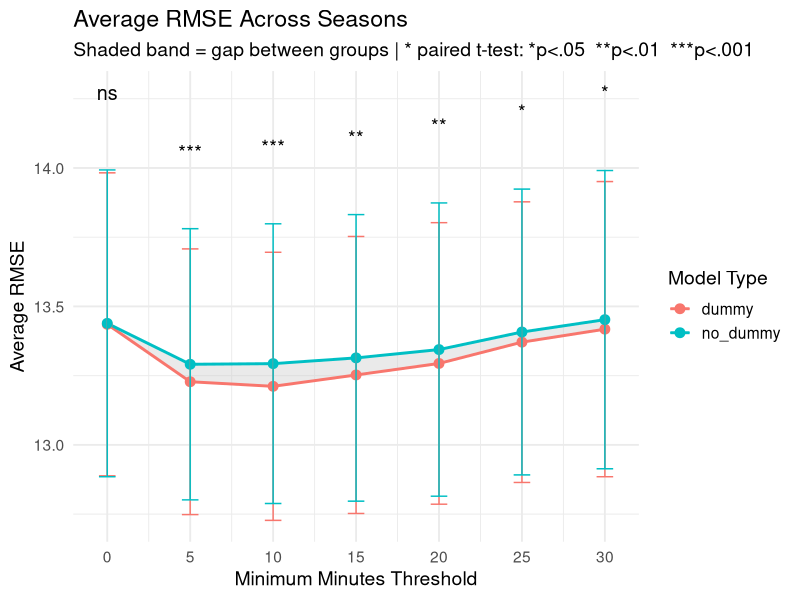
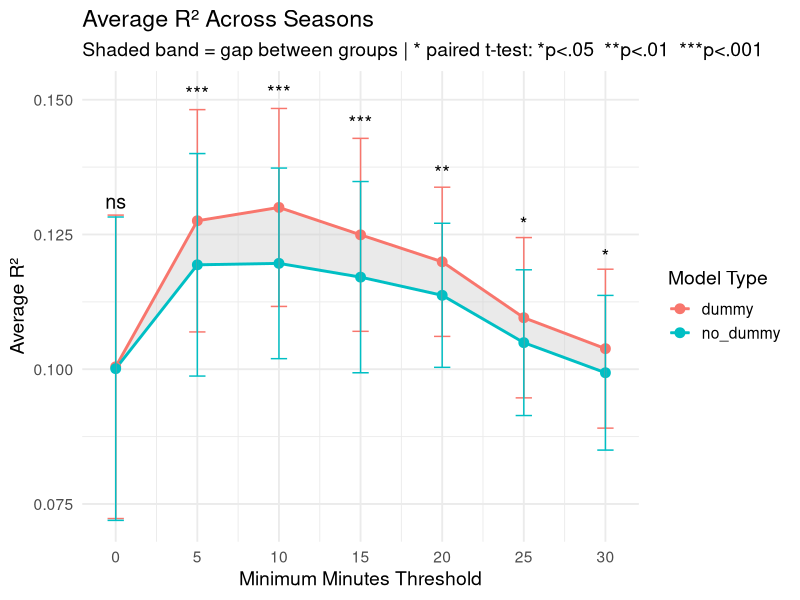
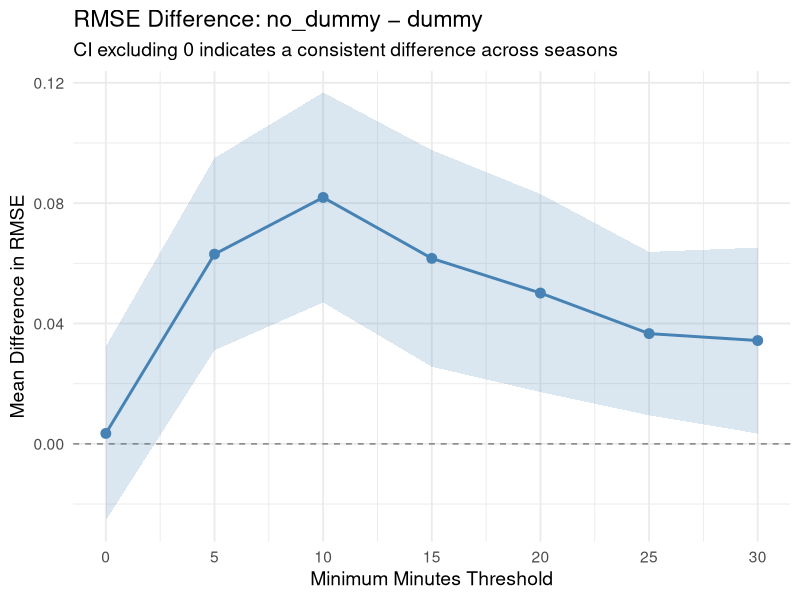
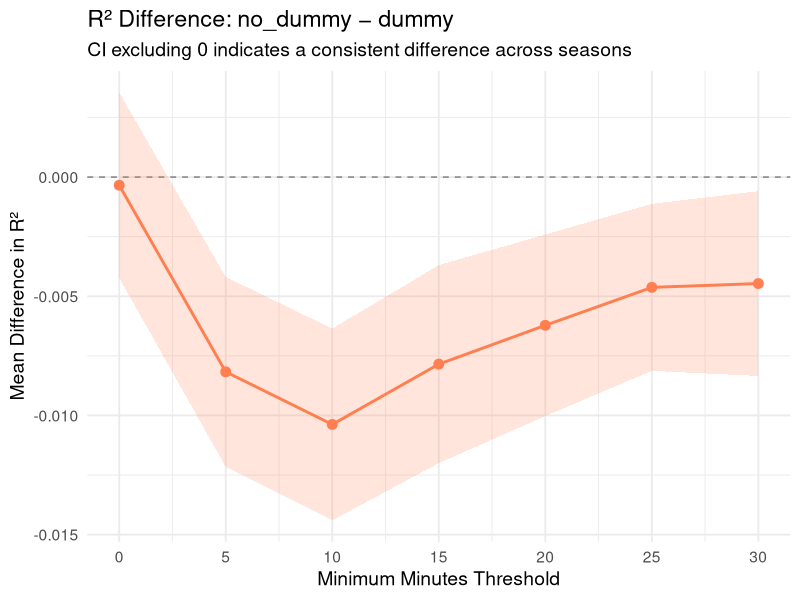
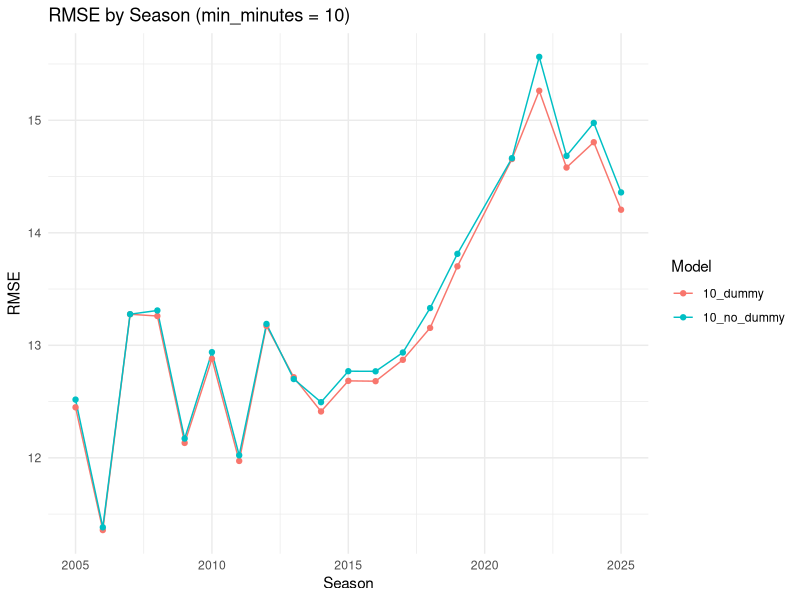
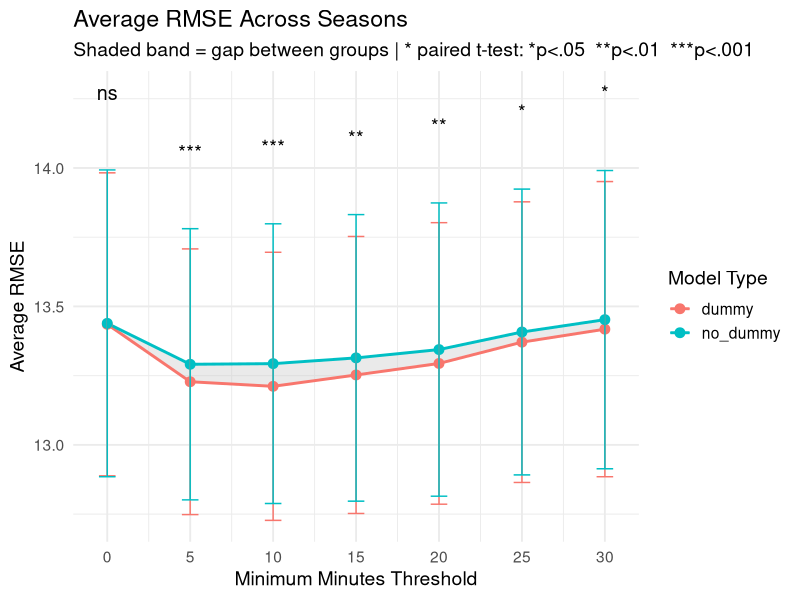
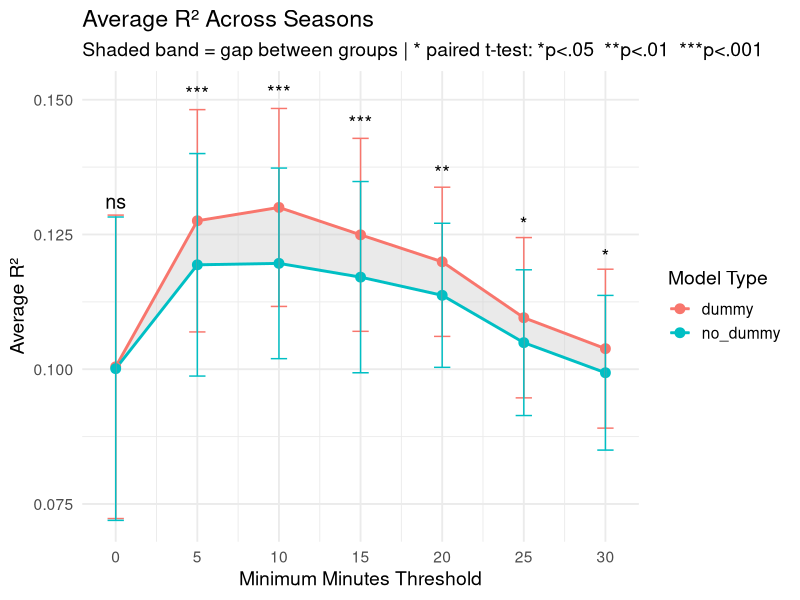
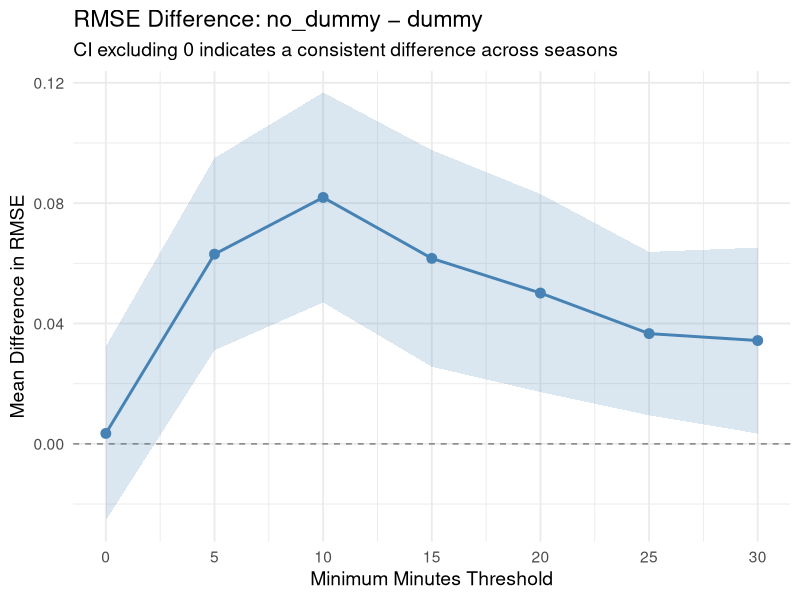

Write the R code that produced these figures, in order.
library(tidyverse)

# -----------------------------
# Load data
# -----------------------------
results <- read_csv("May_27_Model_Results.csv")


# -----------------------------
# Summary Table
# -----------------------------
summary_table <- results %>%
  group_by(model_type, min_minutes) %>%
  summarise(
    mean_RMSE = sprintf("%.2f", mean(RMSE, na.rm = TRUE)),
    sd_RMSE   = round(sd(RMSE, na.rm = TRUE), 2),
    mean_R2   = round(mean(R2, na.rm = TRUE), 3),
    sd_R2     = round(sd(R2, na.rm = TRUE), 3),
    n = n(),
    .groups = "drop"
  )

# -----------------------------
# Summarize across seasons
# -----------------------------
summary_results <- results %>%
  group_by(model_type, min_minutes) %>%
  summarise(
    mean_RMSE = mean(RMSE, na.rm = TRUE),
    sd_RMSE   = sd(RMSE, na.rm = TRUE),
    se_RMSE   = sd_RMSE / sqrt(n()),
    ci_RMSE   = qt(0.975, df = n() - 1) * se_RMSE,
    mean_R2   = mean(R2, na.rm = TRUE),
    sd_R2     = sd(R2, na.rm = TRUE),
    se_R2     = sd_R2 / sqrt(n()),
    ci_R2     = qt(0.975, df = n() - 1) * se_R2,
    n = n(),
    .groups = "drop"
  )

# -----------------------------
# Compute paired differences
# -----------------------------
diff_results <- results %>%
  select(season, model_type, min_minutes, RMSE, R2) %>%
  pivot_wider(names_from = model_type, values_from = c(RMSE, R2)) %>%
  mutate(
    diff_RMSE = RMSE_no_dummy - RMSE_dummy,
    diff_R2   = R2_no_dummy   - R2_dummy
  )

diff_summary <- diff_results %>%
  group_by(min_minutes) %>%
  summarise(
    mean_diff_RMSE = mean(diff_RMSE, na.rm = TRUE),
    se_diff_RMSE   = sd(diff_RMSE, na.rm = TRUE) / sqrt(n()),
    ci_diff_RMSE   = qt(0.975, df = n() - 1) * se_diff_RMSE,
    mean_diff_R2   = mean(diff_R2, na.rm = TRUE),
    se_diff_R2     = sd(diff_R2, na.rm = TRUE) / sqrt(n()),
    ci_diff_R2     = qt(0.975, df = n() - 1) * se_diff_R2,
    .groups = "drop"
  )

# -----------------------------
# Paired t-tests + significance labels
# -----------------------------
sig_results <- diff_results %>%
  group_by(min_minutes) %>%
  summarise(
    p_RMSE = t.test(diff_RMSE)$p.value,
    p_R2   = t.test(diff_R2)$p.value,
    .groups = "drop"
  ) %>%
  mutate(
    label_RMSE = case_when(
      p_RMSE < 0.001 ~ "***",
      p_RMSE < 0.01  ~ "**",
      p_RMSE < 0.05  ~ "*",
      TRUE           ~ "ns"
    ),
    label_R2 = case_when(
      p_R2 < 0.001 ~ "***",
      p_R2 < 0.01  ~ "**",
      p_R2 < 0.05  ~ "*",
      TRUE         ~ "ns"
    )
  )

# -----------------------------
# Ribbon data (gap between groups)
# -----------------------------
ribbon_data <- summary_results %>%
  select(model_type, min_minutes, mean_RMSE, mean_R2) %>%
  pivot_wider(names_from = model_type, values_from = c(mean_RMSE, mean_R2))

# -----------------------------
# Significance label positions
# -----------------------------
upper_env_RMSE <- summary_results %>%
  group_by(min_minutes) %>%
  summarise(label_y = max(mean_RMSE + ci_RMSE) * 1.02, .groups = "drop") %>%
  left_join(sig_results %>% select(min_minutes, label_RMSE), by = "min_minutes")

upper_env_R2 <- summary_results %>%
  group_by(min_minutes) %>%
  summarise(label_y = max(mean_R2 + ci_R2) * 1.02, .groups = "drop") %>%
  left_join(sig_results %>% select(min_minutes, label_R2), by = "min_minutes")

# -----------------------------
# Plot 1: RMSE with ribbon + significance
# -----------------------------
rmse_plot <- ggplot(summary_results, aes(x = min_minutes, y = mean_RMSE, color = model_type)) +
  geom_ribbon(
    data = ribbon_data,
    aes(x = min_minutes, ymin = mean_RMSE_dummy, ymax = mean_RMSE_no_dummy),
    inherit.aes = FALSE,
    fill = "gray80", alpha = 0.4
  ) +
  geom_line(linewidth = 1) +
  geom_point(size = 3) +
  geom_errorbar(aes(ymin = mean_RMSE - ci_RMSE, ymax = mean_RMSE + ci_RMSE), width = 1) +
  geom_text(
    data = upper_env_RMSE,
    aes(x = min_minutes, y = label_y, label = label_RMSE),
    inherit.aes = FALSE, size = 5, color = "black"
  ) +
  scale_x_continuous(breaks = seq(0, 30, by = 5)) +
  labs(
    title = "Average RMSE Across Seasons",
    subtitle = "Shaded band = gap between groups | * paired t-test: *p<.05  **p<.01  ***p<.001",
    x = "Minimum Minutes Threshold",
    y = "Average RMSE",
    color = "Model Type"
  ) +
  theme_minimal(base_size = 14)

# -----------------------------
# Plot 2: R² with ribbon + significance
# -----------------------------
r2_plot <- ggplot(summary_results, aes(x = min_minutes, y = mean_R2, color = model_type)) +
  geom_ribbon(
    data = ribbon_data,
    aes(x = min_minutes, ymin = mean_R2_dummy, ymax = mean_R2_no_dummy),
    inherit.aes = FALSE,
    fill = "gray80", alpha = 0.4
  ) +
  geom_line(linewidth = 1) +
  geom_point(size = 3) +
  geom_errorbar(aes(ymin = mean_R2 - ci_R2, ymax = mean_R2 + ci_R2), width = 1) +
  geom_text(
    data = upper_env_R2,
    aes(x = min_minutes, y = label_y, label = label_R2),
    inherit.aes = FALSE, size = 5, color = "black"
  ) +
  scale_x_continuous(breaks = seq(0, 30, by = 5)) +
  labs(
    title = "Average R² Across Seasons",
    subtitle = "Shaded band = gap between groups | * paired t-test: *p<.05  **p<.01  ***p<.001",
    x = "Minimum Minutes Threshold",
    y = "Average R²",
    color = "Model Type"
  ) +
  theme_minimal(base_size = 14)

# -----------------------------
# Plot 3: RMSE difference
# -----------------------------
rmse_diff_plot <- ggplot(diff_summary, aes(x = min_minutes, y = mean_diff_RMSE)) +
  geom_hline(yintercept = 0, linetype = "dashed", color = "gray50") +
  geom_ribbon(aes(ymin = mean_diff_RMSE - ci_diff_RMSE,
                  ymax = mean_diff_RMSE + ci_diff_RMSE),
              alpha = 0.2, fill = "steelblue") +
  geom_line(color = "steelblue", linewidth = 1) +
  geom_point(color = "steelblue", size = 3) +
  scale_x_continuous(breaks = seq(0, 30, by = 5)) +
  labs(
    title = "RMSE Difference: no_dummy − dummy",
    subtitle = "CI excluding 0 indicates a consistent difference across seasons",
    x = "Minimum Minutes Threshold",
    y = "Mean Difference in RMSE"
  ) +
  theme_minimal(base_size = 14)

# -----------------------------
# Plot 4: R² difference
# -----------------------------
r2_diff_plot <- ggplot(diff_summary, aes(x = min_minutes, y = mean_diff_R2)) +
  geom_hline(yintercept = 0, linetype = "dashed", color = "gray50") +
  geom_ribbon(aes(ymin = mean_diff_R2 - ci_diff_R2,
                  ymax = mean_diff_R2 + ci_diff_R2),
              alpha = 0.2, fill = "coral") +
  geom_line(color = "coral", linewidth = 1) +
  geom_point(color = "coral", size = 3) +
  scale_x_continuous(breaks = seq(0, 30, by = 5)) +
  labs(
    title = "R² Difference: no_dummy − dummy",
    subtitle = "CI excluding 0 indicates a consistent difference across seasons",
    x = "Minimum Minutes Threshold",
    y = "Mean Difference in R²"
  ) +
  theme_minimal(base_size = 14)

# Plot 5: Season by season differences

difference_by_season <- results %>%
  filter(min_minutes == 10) %>%
  ggplot(aes(x = season, y = RMSE, color = model_name, group = model_name)) +
  geom_line() +
  geom_point() +
  labs(
    title = "RMSE by Season (min_minutes = 10)",
    x = "Season",
    y = "RMSE",
    color = "Model"
  ) +
  theme_minimal()

# Proportion of times 10_dummy rmse < 10_no_dummy rmse

prop_lower <- results %>%
  filter(min_minutes == 10) %>%
  select(season, model_name, RMSE) %>%
  pivot_wider(names_from = model_name, values_from = RMSE) %>%
  summarise(prop = mean(`10_dummy` < `10_no_dummy`)) %>%
  pull(prop)

prop_lower

# -----------------------------
# Display
# -----------------------------
rmse_plot
r2_plot
rmse_diff_plot
r2_diff_plot
difference_by_season

# -----------------------------
# Save plots to current directory
# -----------------------------

ggsave(
  filename = "rmse_plot.png",
  plot = rmse_plot,
  width = 8,
  height = 6,
  dpi = 300
)

ggsave(
  filename = "r2_plot.png",
  plot = r2_plot,
  width = 8,
  height = 6,
  dpi = 300
)

ggsave(
  filename = "rmse_diff_plot.png",
  plot = rmse_diff_plot,
  width = 8,
  height = 6,
  dpi = 300
)

ggsave(
  filename = "r2_diff_plot.png",
  plot = r2_diff_plot,
  width = 8,
  height = 6,
  dpi = 300
)

ggsave(
  filename = "difference_by_season_plot.png",
  plot = difference_by_season,
  width = 8,
  height = 6,
  dpi = 300
)
